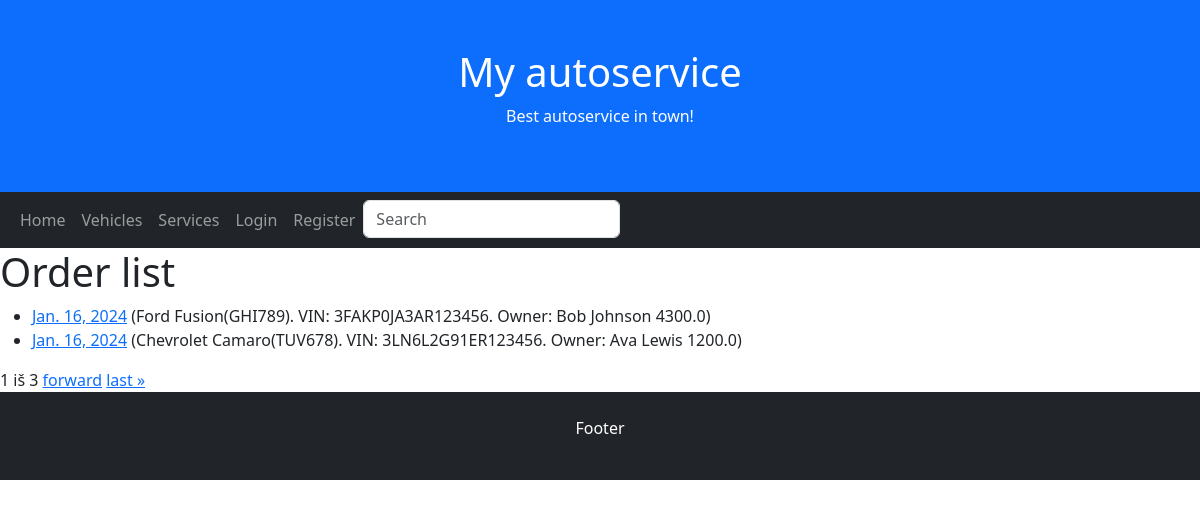
The app's page /autoservice/orders/, older data.
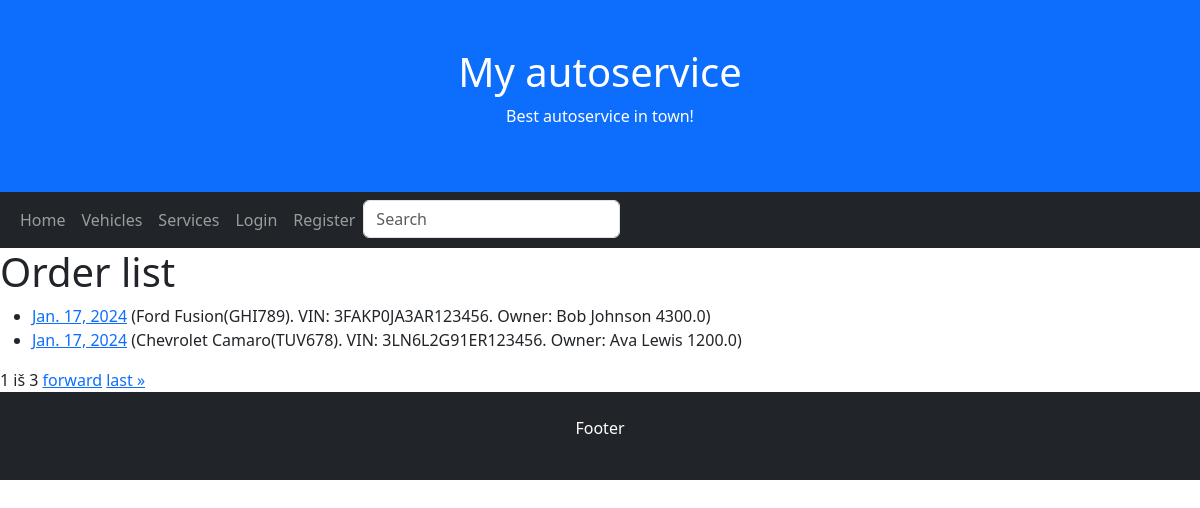
The same page, newer data.
### autoservice/models.py (models this page shows, shortened)
class Order(models.Model):
    date = models.DateField(verbose_name='Date', auto_now=True, null=True, blank=True)
    vehicle = models.ForeignKey(to='Vehicle', on_delete=models.CASCADE)
    total = models.FloatField(verbose_name='Total', null=True, blank=True)
    client = models.ForeignKey(User, on_delete=models.SET_NULL, blank=True, null=True)
    return_due = models.DateField(verbose_name="Return due", null=True, blank=True)
    ORDER_STATUS = (
        ('r', 'Received'),
        ('c', 'Confirmed'),
        ('ip', 'In-progress'),
        ('co', 'Complete'),
    )
    order_status = models.CharField(max_length=2, choices=ORDER_STATUS, blank=True, default='r', help_text='Order status')
    class Meta:
        verbose_name = 'Order'
        verbose_name_plural = 'Orders'

class Vehicle(models.Model):
    model = models.ForeignKey(to='Model', on_delete=models.CASCADE)
    plate = models.CharField(verbose_name='Plate number', max_length=50, null=True, blank=True)
    vin = models.CharField(verbose_name='VIN number', max_length=50, null=True, blank=True)
    client = models.CharField(verbose_name='Client', max_length=50, null=True, blank=True)
    cover = models.ImageField('Cover', upload_to='covers', null=True, blank=True)
    def __str__(self):
        return f"{self.model}({self.plate}). VIN: {self.vin}. Owner: {self.client}"
    class Meta:
        verbose_name = 'Vehicle'
        verbose_name_plural = 'Vehicles'

class Model(models.Model):
    make = models.CharField(verbose_name='Make', max_length=50, null=True, blank=True)
    model = models.CharField(verbose_name='Model', max_length=50, null=True, blank=True)
    desc = HTMLField(null=True, blank=True)
    def __str__(self):
        return f"{self.make} {self.model}"
    class Meta:
        verbose_name = 'Model'
        verbose_name_plural = 'Models'

### autoservice/views.py (the view)
# urls.py: path('orders/', views.OrderListView.as_view(), name='orders'),
class OrderListView(generic.ListView):
    model = Order
    paginate_by = 2
    template_name = 'order_list.html'

### autoservice/templates/order_list.html (shortened to what this page needs)
{% extends "base.html" %}
{% block "content" %}
  <h1>Order list</h1>
  {% if order_list %}
  <ul>
    {% for order in order_list %}
      <li>
        <a href="{{ order.id }}">{{ order.date }}</a> ({{order.vehicle}} {{order.total}})
      </li>
    {% endfor %}
  </ul>
  {% else %}
    <p>There are currently no orders.</p>
  {% endif %}
<div class="pagination">
    <span class="step-links">
        <span class="current">
            {{ page_obj.number }} iš {{ page_obj.paginator.num_pages }}
        </span>
        {% if page_obj.has_next %}
            <a href="?page={{ page_obj.next_page_number }}">forward</a>
            <a href="?page={{ page_obj.paginator.num_pages }}">last &raquo;</a>
        {% endif %}
    </span>
</div>
{% endblock %}

### autoservice/templates/base.html (shortened to what this page needs)
<!DOCTYPE html>
<html lang="en">
<head>
    <link href="https://cdn.jsdelivr.net/npm/bootstrap@5.3.2/dist/css/bootstrap.min.css" rel="stylesheet">
</head>
<body>
<div class="p-5 bg-primary text-white text-center">
    <h1>My autoservice</h1>
    <p>Best autoservice in town!</p>
</div>
<nav class="navbar navbar-expand-sm bg-dark navbar-dark">
    <div class="container-fluid">
        {% block sidebar %}
        <ul class="navbar-nav">
            <li class="nav-item">
                <a class="nav-link" href="{% url 'index' %}">Home</a>
            </li>
            <li class="nav-item">
                <a class="nav-link" href="{% url 'vehicles' %}">Vehicles</a>
            </li>
            <li class="nav-item">
                <a class="nav-link" href="{% url 'services' %}">Services</a>
            </li>
            {% if user.is_authenticated %}
            <li class="nav-item">
                <a class="nav-link " href="{% url 'orders' %}">Orders</a>
            </li>
            <li class="nav-item"><a class="nav-link" href="#">
              <svg class="bi bi-person" width="1.5em" height="1.5em" viewBox="0 0 16 16" fill="currentColor" xmlns="http://www.w3.org/2000/svg">
                <path fill-rule="evenodd" d="M13 14s1 0 1-1-1-4-6-4-6 3-6 4 1 1 1 1h10zm-9.995-.944v-.002.002zM3.022 13h9.956a.274.274 0 00.014-.002l.008-.002c-.001-.246-.154-.986-.832-1.664C11.516 10.68 10.289 10 8 10c-2.29 0-3.516.68-4.168 1.332-.678.678-.83 1.418-.832 1.664a1.05 1.05 0 00.022.004zm9.974.056v-.002.002zM8 7a2 2 0 100-4 2 2 0 000 4zm3-2a3 3 0 11-6 0 3 3 0 016 0z" clip-rule="evenodd"/>
              </svg>
            {{ user.get_username }}</a></li>
            <li class="nav-item"><a class="nav-link" href="{% url 'my_orders' %}">My orders</a></li>
            <li class="nav-item">
                <form method="post" action="{% url 'logout' %}">
                    {% csrf_token %}
                    <button class="nav-link active" type="submit">Logout</button>
                </form>
            </li>
          {% else %}
            <li class="nav-item"><a class="nav-link" href="{% url 'login'%}?next={{request.path}}">Login</a></li>
            <li class="nav-item"><a class="nav-link" href="{% url 'register'%}">Register</a></li>
          {% endif %}
            <li>
                <form action="{% url 'search' %}" method="get" class="form-inline my-2 my-md-0 mx-auto">
                    <input name="query" class="form-control" type="text" placeholder="Search">
                </form>
            </li>
        </ul>
        {% endblock %}
    </div>
</nav>
<div class="col-sm-12 ">
    {% block "content" %}
    {% endblock %}
</div>
<div class="mt-auto p-4 bg-dark text-white text-center">
    <p>Footer</p>
</div>
</body>
</html>

Row changes from the older to the newer data that the page shows:
changed Order "Ford Fusion(GHI789). VIN: 3FAKP0JA3AR123456. Owner: Bob Johnson": date "Jan. 16, 2024" → "Jan. 17, 2024"
changed Order "Chevrolet Camaro(TUV678). VIN: 3LN6L2G91ER123456. Owner: Ava Lewis": date "Jan. 16, 2024" → "Jan. 17, 2024"
